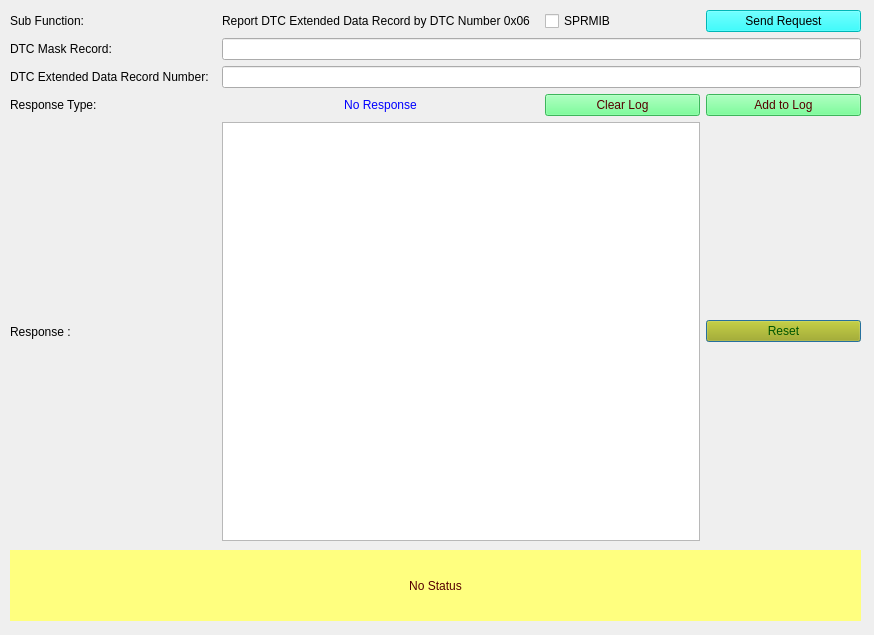
<?xml version="1.0" encoding="UTF-8"?>
<ui version="4.0">
 <class>Form_SID_19_06</class>
 <widget class="QDialog" name="Form_SID_19_06">
  <property name="geometry">
   <rect>
    <x>0</x>
    <y>0</y>
    <width>874</width>
    <height>635</height>
   </rect>
  </property>
  <property name="windowTitle">
   <string>Report DTC Extended Data Record by DTC Number 0x06</string>
  </property>
  <widget class="QLabel" name="label_status">
   <property name="geometry">
    <rect>
     <x>10</x>
     <y>550</y>
     <width>851</width>
     <height>71</height>
    </rect>
   </property>
   <property name="styleSheet">
    <string notr="true">background-color: rgb(255, 255, 127);
color: rgb(85, 0, 0);
border-color: rgb(0, 0, 255);</string>
   </property>
   <property name="text">
    <string>No Status</string>
   </property>
   <property name="alignment">
    <set>Qt::AlignCenter</set>
   </property>
   <property name="wordWrap">
    <bool>true</bool>
   </property>
  </widget>
  <widget class="QWidget" name="layoutWidget">
   <property name="geometry">
    <rect>
     <x>10</x>
     <y>10</y>
     <width>851</width>
     <height>531</height>
    </rect>
   </property>
   <layout class="QGridLayout" name="gridLayout_2">
    <property name="sizeConstraint">
     <enum>QLayout::SetNoConstraint</enum>
    </property>
    <item row="1" column="0">
     <widget class="QLabel" name="DTCMaskRecord_label">
      <property name="text">
       <string>DTC Mask Record:</string>
      </property>
     </widget>
    </item>
    <item row="0" column="1" colspan="2">
     <widget class="QLabel" name="subFunction_Name">
      <property name="text">
       <string>Report DTC Extended Data Record by DTC Number 0x06 </string>
      </property>
     </widget>
    </item>
    <item row="6" column="0">
     <widget class="QLabel" name="label_4">
      <property name="text">
       <string>Response : </string>
      </property>
     </widget>
    </item>
    <item row="6" column="4">
     <widget class="QPushButton" name="pushButton_reset">
      <property name="styleSheet">
       <string notr="true">background-color: rgb(170, 170, 0);
font: 75 8pt &quot;MS Shell Dlg 2&quot;;
color: rgb(0, 85, 0);</string>
      </property>
      <property name="text">
       <string>Reset</string>
      </property>
     </widget>
    </item>
    <item row="1" column="1" colspan="4">
     <layout class="QHBoxLayout" name="horizontalLayout">
      <item>
       <widget class="QLineEdit" name="DTCMaskRecord_lineEdit">
        <property name="toolTip">
         <string>&lt;html&gt;&lt;head/&gt;&lt;body&gt;&lt;p&gt;Enter DTC Mask Record in &lt;span style=&quot; font-weight:600;&quot;&gt;3-byte hexadecimal format &lt;/span&gt;&lt;/p&gt;&lt;p&gt;&lt;br/&gt;&lt;/p&gt;&lt;/body&gt;&lt;/html&gt;</string>
        </property>
       </widget>
      </item>
     </layout>
    </item>
    <item row="2" column="1" colspan="4">
     <layout class="QHBoxLayout" name="horizontalLayout_3">
      <item>
       <widget class="QLineEdit" name="DTCEDRN_lineEdit">
        <property name="toolTip">
         <string>&lt;html&gt;&lt;head/&gt;&lt;body&gt;&lt;p&gt;Enter DTC Extended Data Record Number in &lt;span style=&quot; font-weight:600;&quot;&gt;1-byte hexadecimal format&lt;/span&gt;&lt;/p&gt;&lt;/body&gt;&lt;/html&gt;</string>
        </property>
       </widget>
      </item>
     </layout>
    </item>
    <item row="6" column="1" colspan="3">
     <widget class="QTextBrowser" name="textBrowser_Resp"/>
    </item>
    <item row="3" column="0">
     <widget class="QLabel" name="label_5">
      <property name="text">
       <string>Response Type: </string>
      </property>
     </widget>
    </item>
    <item row="0" column="3">
     <widget class="QCheckBox" name="checkBox_suppressposmsg">
      <property name="toolTip">
       <string>If selected then Suppress Positive Response Message Indication bit will be set in Subfunction</string>
      </property>
      <property name="text">
       <string>SPRMIB</string>
      </property>
     </widget>
    </item>
    <item row="3" column="1" colspan="2">
     <widget class="QLabel" name="label_ResType">
      <property name="autoFillBackground">
       <bool>false</bool>
      </property>
      <property name="styleSheet">
       <string notr="true">color: rgb(0, 0, 255);</string>
      </property>
      <property name="text">
       <string>No Response</string>
      </property>
      <property name="alignment">
       <set>Qt::AlignCenter</set>
      </property>
     </widget>
    </item>
    <item row="3" column="4">
     <widget class="QPushButton" name="pushButton_appendLog">
      <property name="styleSheet">
       <string notr="true">background-color: rgb(85, 255, 127);
color: rgb(85, 0, 0);</string>
      </property>
      <property name="text">
       <string>Add to Log</string>
      </property>
     </widget>
    </item>
    <item row="0" column="0">
     <widget class="QLabel" name="label_subFunction">
      <property name="text">
       <string>Sub Function:</string>
      </property>
     </widget>
    </item>
    <item row="0" column="4">
     <widget class="QPushButton" name="pushButton_Send19_06Req">
      <property name="toolTip">
       <string>&lt;html&gt;&lt;head/&gt;&lt;body&gt;&lt;p&gt;Sends the 19 service subfunction 06 request to ECU&lt;/p&gt;&lt;/body&gt;&lt;/html&gt;</string>
      </property>
      <property name="styleSheet">
       <string notr="true">background-color: rgb(0, 255, 255);
border-color: rgb(0, 0, 0);
color: rgb(0, 0, 0);</string>
      </property>
      <property name="text">
       <string>Send Request</string>
      </property>
     </widget>
    </item>
    <item row="3" column="3">
     <widget class="QPushButton" name="pushButton_clearLog">
      <property name="styleSheet">
       <string notr="true">background-color: rgb(85, 255, 127);
color: rgb(85, 0, 0);</string>
      </property>
      <property name="text">
       <string>Clear Log</string>
      </property>
     </widget>
    </item>
    <item row="2" column="0">
     <widget class="QLabel" name="DTCEDRN_label">
      <property name="text">
       <string>DTC Extended Data Record Number:  </string>
      </property>
     </widget>
    </item>
   </layout>
  </widget>
 </widget>
 <resources/>
 <connections/>
</ui>
